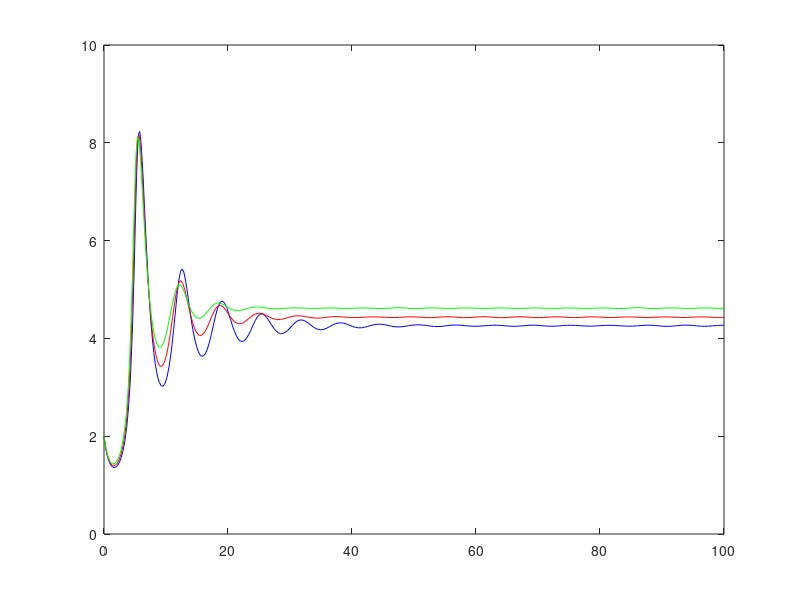

Source code (MATLAB): (Note: this script raises an error after producing the figure.)
function model
[T,Y]   = ode45(@Bqfun1,[0 100],[2 2]);
[T1,Y1] = ode45(@Bqfun2,[0 100],[2 2]);
[T2,Y2] = ode45(@Bqfun3,[0 100],[2 2]);

plot (T,Y(:,1),'b',T1,Y1(:,1),'r',T2,Y2(:,1),'g');
h=legend('b = 0.06','b = 0.07','b= 0.08',3)
xlabel('t');
ylabel('x');

function dy1 = Bqfun1(t,y)
dy1 = zeros(2,1);
r=0.5; K=10; beta=0.4; alpha=0.7; a=0.04; b=0.06; c=0.7; delta0=1;  delta1=.3;
dy1=[(r*y(1)*(1-(y(1)/K))*(y(1)-beta)-alpha*y(1)*y(2)/(1+a*y(1)+b*y(2)))
    (c*alpha*y(1)*y(2)/(1+a*y(1)+b*y(2))-delta0*y(2)-delta1*y(2)*y(2))]

function dy2 = Bqfun2(t,y)
dy2 = zeros(2,1);
r=0.5; K=10; beta=0.4; alpha=0.7; a=0.04; b=0.07; c=0.7; delta0=1;  delta1=.3;
dy2=[(r*y(1)*(1-(y(1)/K))*(y(1)-beta)-alpha*y(1)*y(2)/(1+a*y(1)+b*y(2)))
    (c*alpha*y(1)*y(2)/(1+a*y(1)+b*y(2))-delta0*y(2)-delta1*y(2)*y(2))]

function dy3 = Bqfun3(t,y)
dy3 = zeros(2,1);
r=0.5; K=10; beta=0.4; alpha=0.7; a=0.04; b=0.08; c=0.7; delta0=1;  delta1=.3;
dy3=[(r*y(1)*(1-(y(1)/K))*(y(1)-beta)-alpha*y(1)*y(2)/(1+a*y(1)+b*y(2)))
    (c*alpha*y(1)*y(2)/(1+a*y(1)+b*y(2))-delta0*y(2)-delta1*y(2)*y(2))]
